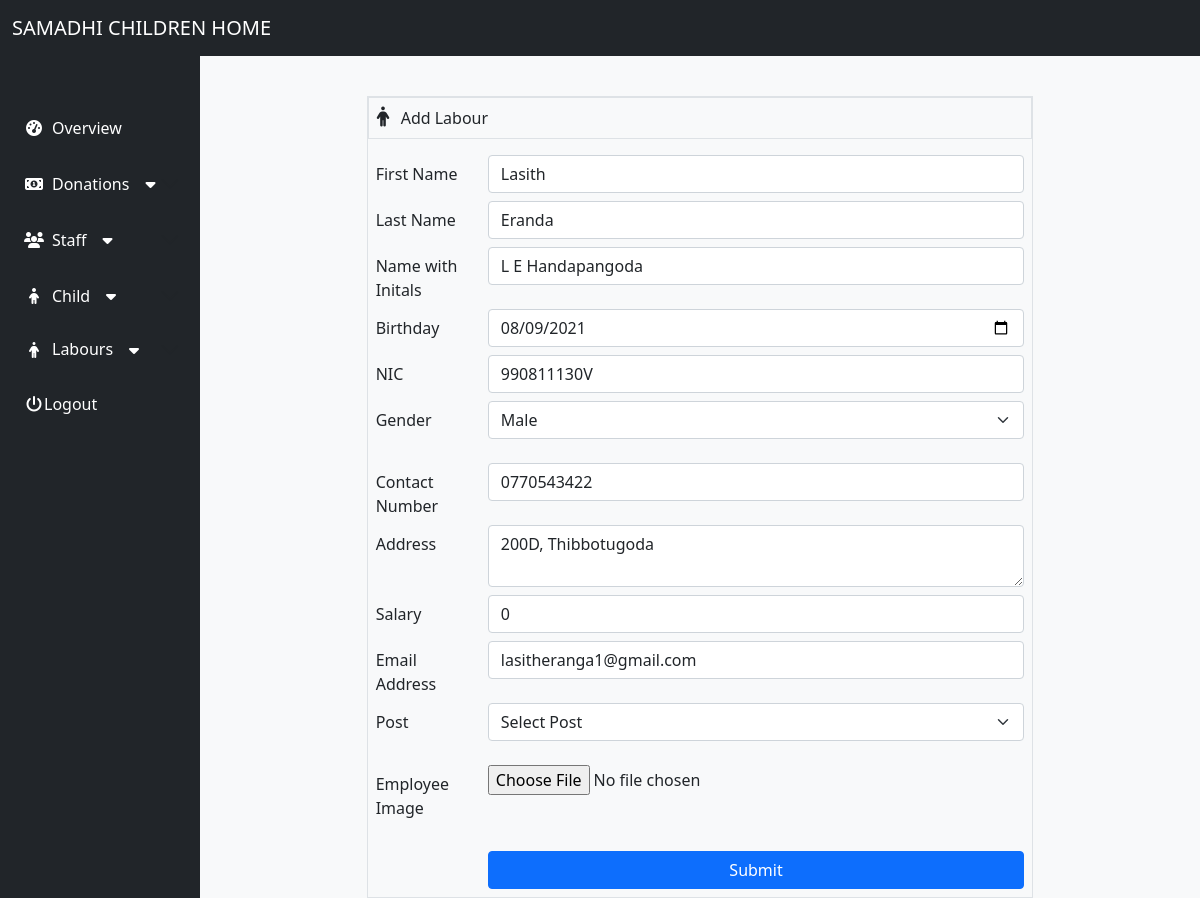
/home.php?edit_labour=990811130V (signed in), run on the app's committed database.
### tables this page shows
CREATE TABLE `labour_details` (
  `nic` varchar(12) NOT NULL,
  `fname` varchar(50) NOT NULL,
  `lname` varchar(50) NOT NULL,
  `name_initals` varchar(100) NOT NULL,
  `dob` date NOT NULL,
  `gender` varchar(10) NOT NULL,
  `contact_number` char(10) NOT NULL,
  `address` varchar(100) NOT NULL,
  `email` varchar(30) NOT NULL,
  `post` varchar(10) NOT NULL,
  `salary` double NOT NULL
);

### edit_labour.php (the view, shortened to what this page needs)
<?php
if(isset($_GET['edit_labour'])){
$edit_id = $_GET['edit_labour'];
$query = "select * from labour_details where nic='$edit_id'";
$result = mysqli_query($Con,$query);
$list = mysqli_fetch_array($result);
$nic = $list['nic'];
$fname = $list['fname'];
$lname = $list['lname'];
$name_initals = $list['name_initals'];
$dob = $list['dob'];
$gender = $list['gender'];
$contact_number = $list['contact_number'];
$address = $list['address'];
$email = $list['email'];
$salary = $list['salary'];
}
?>
<div class="col-12 py-5"> </div>
<form id="form" class="col-12 justify-content-center align-items-center d-flex" action="update_labour.php" method="POST">
  <div class="d-flex flex-column col-lg-8 border">
    <div class="bg-light py-2 border mb-2"><i id="arrow" class="fa fa-fw fa-male fs-5 text-dark pe-4 ps-2"></i>Add Labour </div>
    <div class="p-2">
      <div class="form-group row">
        <label for="inputPassword" class="col-lg-2 col-form-label ">First Name</label>
        <div class="col-lg-10">
          <input type="text" class="form-control mb-2" value="<?php echo $fname?>" id="fname" name="fname">
        </div>
      </div>
      <div class="form-group row">
        <label for="inputPassword" class="col-lg-2 col-form-label">Last Name</label>
        <div class="col-lg-10">
          <input type="text" class="form-control mb-2" value="<?php echo $lname?>" id="lname" name="lname">
        </div>
      </div>
      <div class="form-group row">
        <label for="inputPassword" class="col-lg-2 col-form-label">Name with Initals</label>
        <div class="col-lg-10">
          <input type="text" class="form-control mb-2" value="<?php echo $name_initals?>" id="name_initials" name="name_initials">
        </div>
      </div>
      <div class="form-group row">
        <label for="inputPassword" class="col-lg-2 col-form-label">Birthday</label>
        <div class="col-lg-10">
          <input type="date" class="form-control mb-2" value="<?php echo $dob?>" id="dob" name="dob">
        </div>
      </div>
      <div class="form-group row">
        <label for="inputPassword" class="col-lg-2 col-form-label">NIC</label>
        <div class="col-lg-10">
          <input type="text" class="form-control mb-2" value="<?php echo $nic?>" id="nic" name="nic">
        </div>
      </div>
      <div class="form-group row mb-4">
        <label for="inputPassword" class="col-lg-2 col-form-label">Gender</label>
        <div class="col-lg-10">
          <select class="form-select" aria-label="Default select example" id="gender" name="gender">
            <option value="Male" <?php if($gender==='Male') echo "selected";?> >Male</option>
          </select>
        </div>
      </div>
      <div class="form-group row">
        <label for="inputPassword" class="col-lg-2 col-form-label">Contact Number</label>
        <div class="col-lg-10">
          <input type="text" class="form-control mb-2" value="<?php echo $contact_number?>" id="contact_no" name="contact_no">
        </div>
      </div>
      <div class="form-group row">
        <label for="inputPassword" class="col-lg-2 col-form-label"> Address</label>
        <div class="col-lg-10">
          <textarea class="form-control mb-2" id="address" name="address" ><?php echo $address?></textarea>
        </div>
      </div>
      <div class="form-group row">
        <label for="inputPassword" class="col-lg-2 col-form-label">Salary</label>
        <div class="col-lg-10">
          <input type="email" class="form-control mb-2" value="<?php echo $salary?>" id="salary" name="salary">
        </div>
      </div>
      <div class="form-group row">
        <label for="inputPassword" class="col-lg-2 col-form-label">Email Address</label>
        <div class="col-lg-10">
          <input type="email" class="form-control mb-2" value="<?php echo $email?>" id="email" name="email">
        </div>
      </div>
      <div class="form-group row mb-4">
        <label for="inputPassword" class="col-lg-2 col-form-label">Post</label>
        <div class="col-lg-10">
          <select class="form-select" id="post" name="post">
            <option selected>Select Post</option>
          </select>
        </div>
      </div>
      <div class="form-group row mb-4">
        <label for="inputPassword" class="col-lg-2 col-form-label">Employee Image</label>
        <div class="col-lg-10">
          <input type="file" class="form-control-file" value="<?php echo $nic?>">
        </div>
      </div>
      <div class="form-group row">
        <div class="col-lg-2 col-form-label"></div>
        <div class="col-lg-10">
          <button type="button" id="save" class="btn btn-primary col-12">Submit</button>
        </div>
      </div>
    </div>
  </div>
</form>

### data on the page
labour_details: fname "Lasith", lname "Eranda", name_initials "L E Handapangoda", dob "08/09/2021", nic "990811130V", gender "Male", contact_no "0770543422", address "200D, Thibbotugoda", salary "0", email "lasitheranga1@gmail.com"
